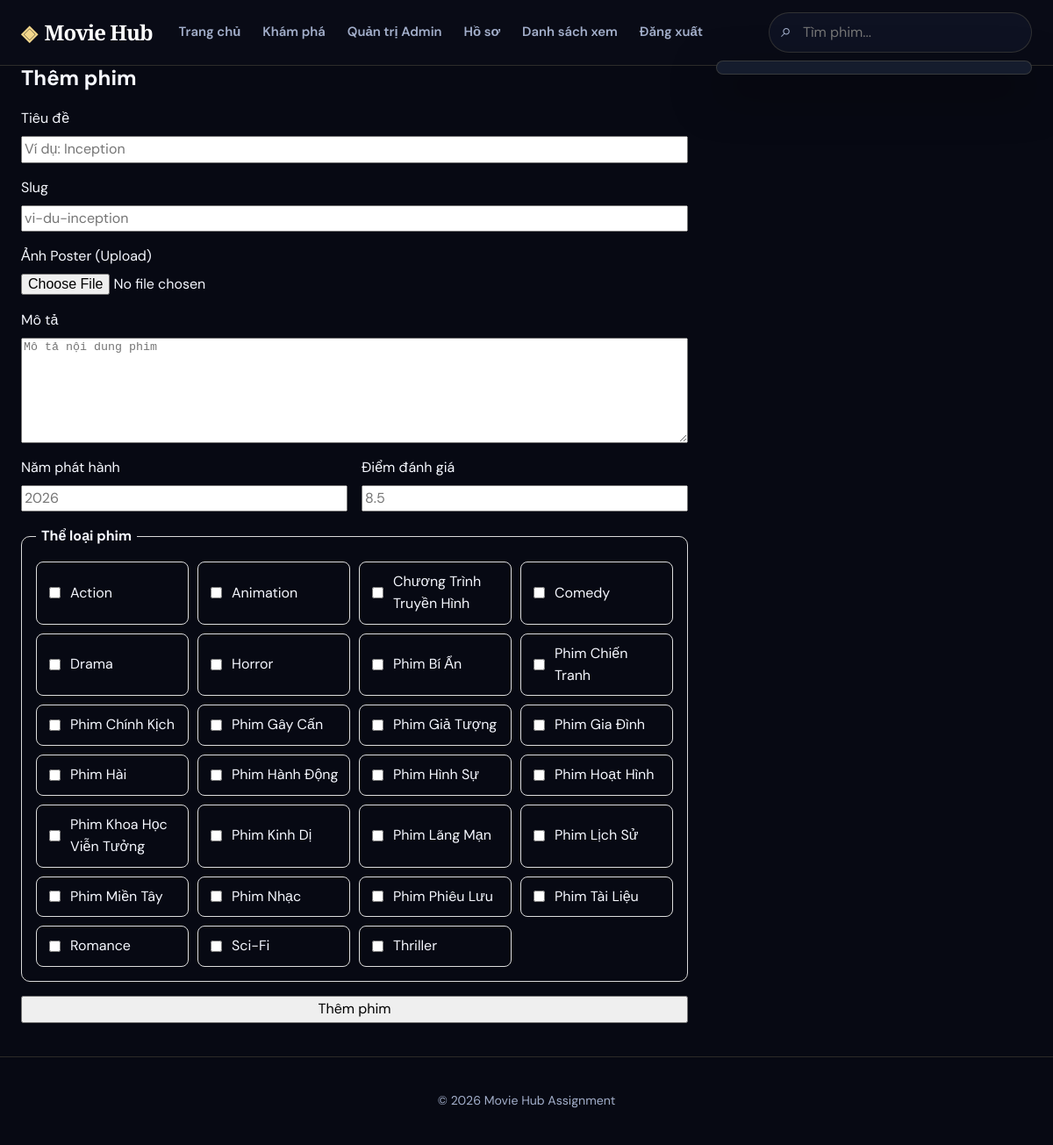
The app's page /admin/movie_add.php (signed in) with its own data.
### tables this page shows
CREATE TABLE `genres` (
  `id` int(11) NOT NULL,
  `name` varchar(50) NOT NULL
);

### includes/functions.php (called while the page is built, shortened)
<?php
require_once __DIR__ . '/db.php';
function e($str) {
    return htmlspecialchars((string) $str, ENT_QUOTES, 'UTF-8');
}
function get_all_genres() {
    return db_select('SELECT * FROM genres ORDER BY name');
}

### includes/db.php (called while the page is built, shortened)
<?php
function db() {
    static $pdo = null;
    if ($pdo === null) {
        try {
            $pdo = new PDO("mysql:host=" . DB_HOST . ";dbname=" . DB_NAME . ";charset=utf8mb4", DB_USER, DB_PASS, [
                PDO::ATTR_ERRMODE => PDO::ERRMODE_EXCEPTION,
                PDO::ATTR_DEFAULT_FETCH_MODE => PDO::FETCH_ASSOC
            ]);
        } catch (PDOException $e) {
            die("Database connection failed: " . $e->getMessage());
        }
    }
    return $pdo;
}
function db_select($sql, $params = []) {
    $stmt = db()->prepare($sql);
    $stmt->execute($params);
    return $stmt->fetchAll();
}
?>

### admin/movie_add.php (the view, shortened to what this page needs)
<?php
require_once '../includes/db.php';
require_once '../includes/functions.php';
$genres = get_all_genres();
require_once '../includes/header.php';
?>
<div class="container">
    <h2>Thêm phim</h2>
    <form method="POST" class="card admin-movie-form" enctype="multipart/form-data">
        <label>
            Tiêu đề
            <input type="text" name="title" placeholder="Ví dụ: Inception" required value="<?php echo e($_POST['title'] ?? ''); ?>">
        </label>
        <label>
            Slug
            <input type="text" name="slug" placeholder="vi-du-inception" required value="<?php echo e($_POST['slug'] ?? ''); ?>">
        </label>
        <label>
            Ảnh Poster (Upload)
            <input type="file" name="poster_file" accept="image/*">
        </label>
        <label>
            Mô tả
            <textarea id="movie-editor" name="description" placeholder="Mô tả nội dung phim"><?php echo e($_POST['description'] ?? ''); ?></textarea>
        </label>
        <div class="admin-form-row">
            <label>
                Năm phát hành
                <input type="number" name="year" min="1888" max="2100" placeholder="2026" value="<?php echo e($_POST['year'] ?? ''); ?>">
            </label>
            <label>
                Điểm đánh giá
                <input type="number" step="0.1" min="0" max="10" name="rating" placeholder="8.5" value="<?php echo e($_POST['rating'] ?? ''); ?>">
            </label>
        </div>
        <fieldset>
            <legend>Thể loại phim</legend>
            <div class="genre-checkbox-grid">
                <?php $selectedGenres = array_map('intval', $_POST['genres'] ?? []); ?>
                <?php foreach ($genres as $genre): ?>
                    <label class="genre-checkbox">
                        <input
                            type="checkbox"
                            name="genres[]"
                            value="<?php echo (int) $genre['id']; ?>"
                            <?php echo in_array((int) $genre['id'], $selectedGenres, true) ? 'checked' : ''; ?>
                        >
                        <span><?php echo e($genre['name']); ?></span>
                    </label>
                <?php endforeach; ?>
            </div>
        </fieldset>
        <button type="submit">Thêm phim</button>
    </form>
</div>
<?php require_once '../includes/footer.php'; ?>

### assets/css/style.css (style rules this page uses)
:root { --bg: #070913; --surface: #0e1222; --surface-2: #151c2f; --surface-3: #1f2840; --text: #f6f8ff; --muted: #a3afcb; --border: rgba(212, 196, 133, 0.18); --primary: #c9a55c; --primary-light: #f3d78c; --accent: #f5c518; --accent-glow: rgba(245, 197, 24, 0.35); --danger: #ff5c5c; --shadow: 0 20px 50px rgba(0, 0, 0, 0.55); --radius: 16px; }
* { box-sizing: border-box; }
html { scroll-behavior: smooth; }
body { margin: 0; min-width: 320px; background: var(--bg); color: var(--text); font-family: "DM Sans", Arial, sans-serif; line-height: 1.55; }
button, input, select { font: inherit; }
button { cursor: pointer; }
.container { width: min(1180px, calc(100% - 48px)); margin-inline: auto; }
h1, h2, h3 { line-height: 1.18; margin-top: 0; }

### assets/css/admin-style.css (style rules this page uses)
.admin-movie-form { display: grid; gap: 16px; max-width: 760px; }
.admin-movie-form label { display: grid; gap: 7px; }
.admin-movie-form input, .admin-movie-form textarea { box-sizing: border-box; width: 100%; }
.admin-movie-form textarea { min-height: 120px; resize: vertical; }
.admin-form-row { display: grid; grid-template-columns: repeat(2, minmax(0, 1fr)); gap: 16px; }
.admin-movie-form fieldset { border: 1px solid #d9d9d9; border-radius: 10px; margin: 0; padding: 16px; }
.admin-movie-form legend { padding: 0 6px; font-weight: 700; }
.genre-checkbox-grid { display: grid; grid-template-columns: repeat(auto-fill, minmax(145px, 1fr)); gap: 10px; }
.genre-checkbox { align-items: center; border: 1px solid #ddd; border-radius: 8px; cursor: pointer; display: flex !important; gap: 8px !important; padding: 10px; transition: border-color .2s, background-color .2s; }
.genre-checkbox input { accent-color: #ff7f50; width: auto; }

### records on screen
genres: name "Action"
genres: name "Animation"
genres: name "Chương Trình Truyền Hình"
genres: name "Comedy"
genres: name "Drama"
genres: name "Horror"
genres: name "Phim Bí Ẩn"
genres: name "Phim Chiến Tranh"
genres: name "Phim Chính Kịch"
genres: name "Phim Gây Cấn"
genres: name "Phim Giả Tượng"
genres: name "Phim Gia Đình"
genres: name "Phim Hài"
genres: name "Phim Hành Động"
genres: name "Phim Hình Sự"
genres: name "Phim Hoạt Hình"
genres: name "Phim Khoa Học Viễn Tưởng"
genres: name "Phim Kinh Dị"
genres: name "Phim Lãng Mạn"
genres: name "Phim Lịch Sử"
genres: name "Phim Miền Tây"
genres: name "Phim Nhạc"
genres: name "Phim Phiêu Lưu"
genres: name "Phim Tài Liệu"
genres: name "Romance"
genres: name "Sci-Fi"
genres: name "Thriller"
